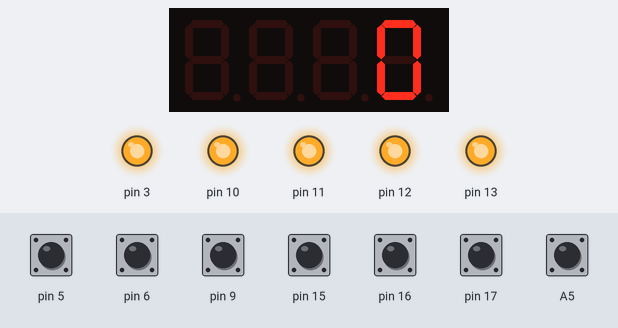
Simulated run of this sketch. Board: Arduino Uno, built with avr-gcc and run on an emulated ATmega328P. Shown: 4-digit seven-segment display, output pins drawn as LEDs (lit = HIGH). Dashed ring = blinking. The inputs (shaded band) are chosen by the test bench; at power-on: A5, pin 5, pin 6, pin 9, pin 15–17 HIGH.

Above: at 1.2 s.
1.3 s: pin 16 pulled LOW for 0.15 s
At 1.65 s:
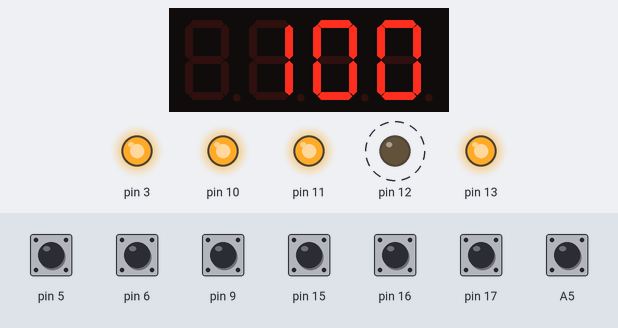
2.0 s: pin 17 pulled LOW for 0.15 s
At 2.15 s:
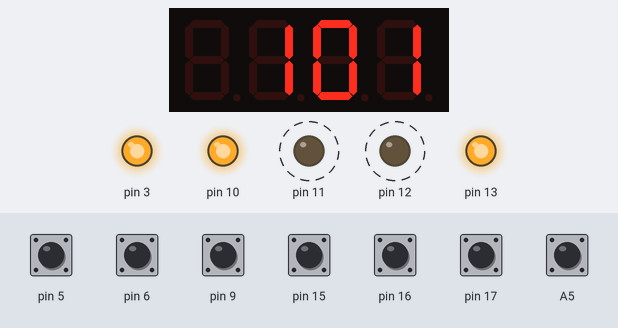
2.7 s: pin 15 pulled LOW for 0.15 s
At 3.15 s:
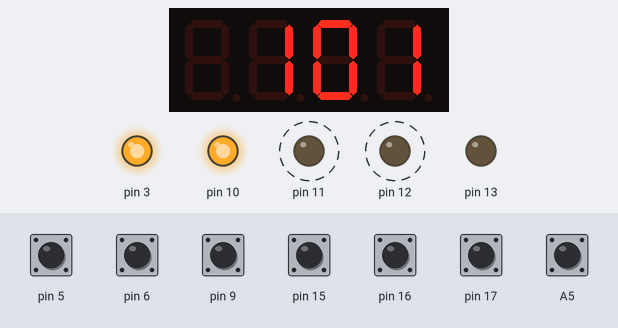
3.4 s: A5 pulled LOW for 0.15 s
At 4.25 s:
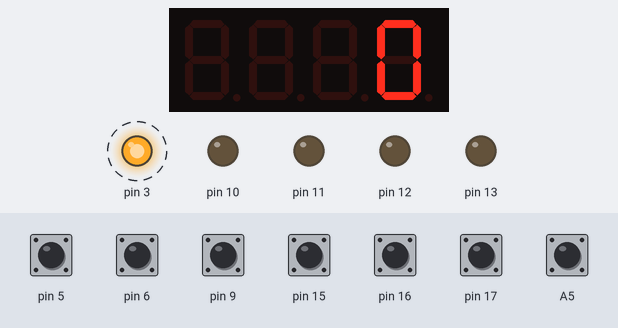
6.5 s: pin 15 driven LOW and pin 17 driven LOW
9.5 s: pin 15 driven HIGH
At 11.76 s:
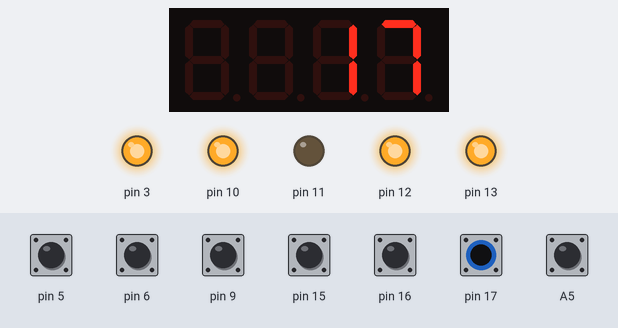
Timing chart, 0 to 13.4 s (numbered marks = the images above; inputs shaded):
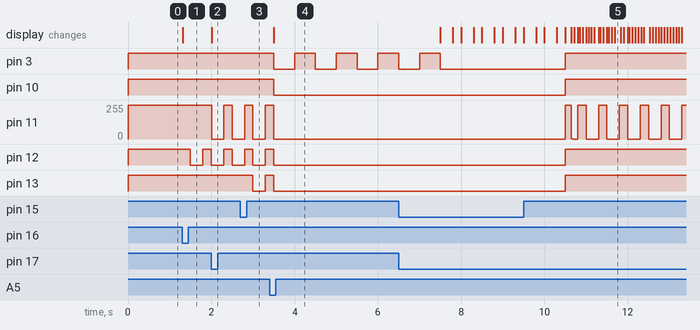

Measured:
- after the input at 1.3 s, pin 12: HIGH → LOW after 0.20 s, → HIGH 0.30 s later; the display: changes at once (image 1)
- after the input at 2.0 s, pin 11: 255/255 → 0/255 at once, → 255/255 0.29 s later, → 0/255 0.20 s later; the display: changes at once (image 2)
- after the input at 2.7 s, pin 13: HIGH → LOW after 0.30 s, → HIGH 0.30 s later
- after the input at 3.4 s, pin 3: alternates HIGH for 0.50 s and LOW for 0.50 s, starting after 0.10 s; pin 10: HIGH → LOW after 0.10 s; pin 11: goes on until 3.5 s, then stays 0/255; pin 12, pin 13: goes on until 3.5 s, then stays LOW; the display: changes after 0.10 s (image 4)

The sketch:

ToyBomb.ino
```cpp
#include <MultiFuncShield.h>

/*

  For more information and help, please visit https://www.cohesivecomputing.co.uk/hackatronics/arduino-multi-function-shield/part-3/

  All our hackatronics projects are free for personal use, and there are many more
  in the pipeline. If you find our projects helpful or useful, please consider making
  a small donation to our hackatronics fund using the donate buttons on our web pages.
  Thank you.

*/

enum CountDownModeValues
{
  COUNTING_STOPPED,
  COUNTING
};

byte countDownMode = COUNTING_STOPPED;

byte tenths = 0;
char seconds = 0;
char minutes = 0;

void setup() {
  // put your setup code here, to run once:
  MFS.initialize();    // initialize multifunction shield library
  MFS.write(0);

  pinMode(5 , INPUT_PULLUP);
  pinMode(6 , INPUT_PULLUP);
  pinMode(9 , INPUT_PULLUP);
  pinMode(A5, INPUT_PULLUP);

  //Serial.begin(9600);
}


void loop() {
  // put your main code here, to run repeatedly:

  byte btn = MFS.getButton();

  switch (countDownMode)
  {
    case COUNTING_STOPPED:
      //MFS.blinkLeds(LED_ALL, OFF);
      //MFS.writeLeds(LED_ALL, ON);
      if (btn == BUTTON_1_SHORT_RELEASE && (minutes + seconds) > 0)
      {
        // start the timer
        countDownMode = COUNTING;
        MFS.writeLeds(LED_1, ON);
        MFS.blinkLeds(LED_1, ON);
      }
      else if (btn == BUTTON_1_LONG_PRESSED)
      {
        // reset the timer
        tenths = 0;
        seconds = 0;
        minutes = 0;
        MFS.write(minutes * 100 + seconds);
        MFS.blinkLeds(LED_ALL, OFF);
        MFS.writeLeds(LED_ALL, OFF);
      }
      else if (btn == BUTTON_2_PRESSED || btn == BUTTON_2_LONG_PRESSED)
      {
        minutes++;
        if (minutes > 99) //60)
        {
          minutes = 0;
        }
        MFS.write(minutes * 100 + seconds);
        MFS.writeLeds(LED_2, ON);
        MFS.blinkLeds(LED_2, ON);
      }
      else if (btn == BUTTON_3_PRESSED || btn == BUTTON_3_LONG_PRESSED)
      {
        seconds += 1; //10;
        if (seconds >= 60)
        {
          seconds = 0;
        }
        MFS.write(minutes * 100 + seconds);
        MFS.writeLeds(LED_3, ON);
        MFS.blinkLeds(LED_3, ON);
      }
      break;

    case COUNTING:
      if (btn == BUTTON_1_SHORT_RELEASE || btn == BUTTON_1_LONG_RELEASE)
      {
        MFS.blinkLeds(LED_4, OFF);
        MFS.writeLeds(LED_4, OFF);
        // stop the timer
        countDownMode = COUNTING_STOPPED;
      }
      //else
      else if (!digitalRead(A5))
      {
        MFS.writeLeds(LED_4, ON);
        MFS.blinkLeds(LED_4, ON);
        // continue counting down
        tenths++;
        if (digitalRead(9))
        { //count faster
          tenths += 4;
        }

        if (tenths >= 10)
        {
          tenths = 0;
          seconds--;
          //MFS.beep(5);  // beep once, 50 milliseconds
          if (!digitalRead(6))
            MFS.beep(2);

          if (seconds < 0 && minutes > 0)
          {
            seconds = 59;
            minutes--;
          }

          //MFS.writeLeds(LED_ALL, ON);
          //MFS.blinkLeds(LED_ALL, ON);

          if (digitalRead(5))
          { //finish immediately
            minutes = 0;
            seconds = 0;
          }

          if (minutes == 0 && seconds == 0)
          {
            // timer has reached 0, so sound the alarm
            MFS.blinkLeds(LED_ALL, OFF);
            MFS.writeLeds(LED_ALL, ON);
            MFS.beep(50, 50, 4);  // beep 4 times, 500 milliseconds on / 500 off
            countDownMode = COUNTING_STOPPED;
            //MFS.write("0000"); //AMA update display prior to delay
            //MFS.write("HAHA");
            MFS.write(0);
            delay(4000); //AMA
            MFS.beep(300);
            MFS.write("----");
            MFS.blinkDisplay(DIGIT_ALL, ON);
            delay(3000);
            MFS.writeLeds(LED_ALL, OFF);
            MFS.blinkDisplay(DIGIT_ALL, OFF);
          }

          MFS.write(minutes * 100 + seconds);
        }
        delay(100);
      }
      break;
  }
}
```
